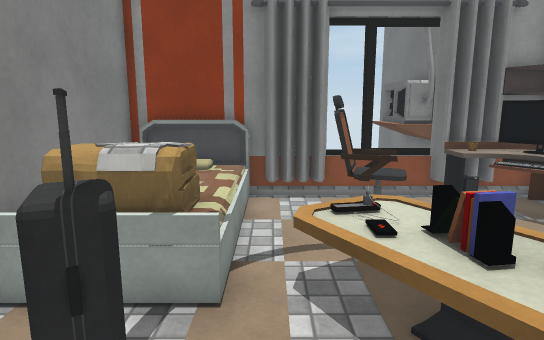
View 1 (above)

12 first-person views from a walk through a scene from a Unity 3-D project. The camera is 1.5 m above the floor, tilts 10° down and sees 75° across. The floor is counted in squares, 0.5 m on a side. Each view is taken from the middle of a square. On the plan, view 1 faces up. The plan holds only what a view shows up to about 20 squares ahead; the rest is blank. The place goes on beyond the plan. The player is left out. Surface patterns are stand-ins for the level's own textures.

View 2
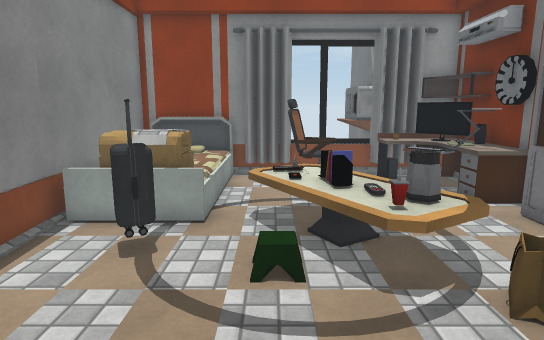

View 3
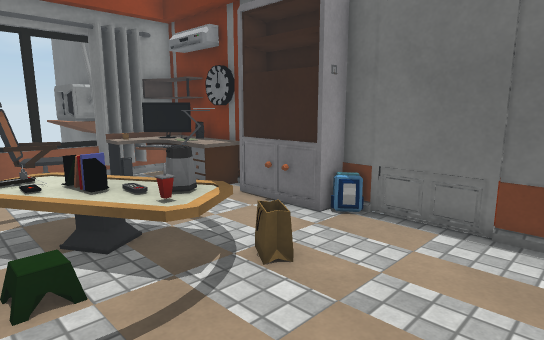

View 4
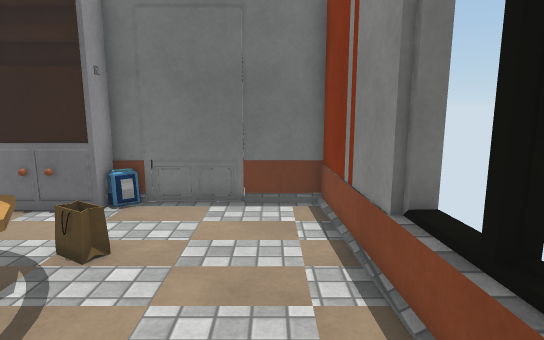

View 5
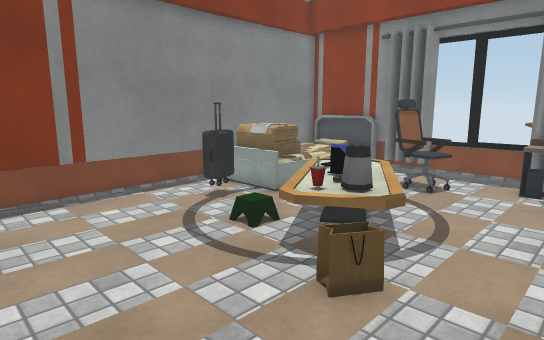

View 6
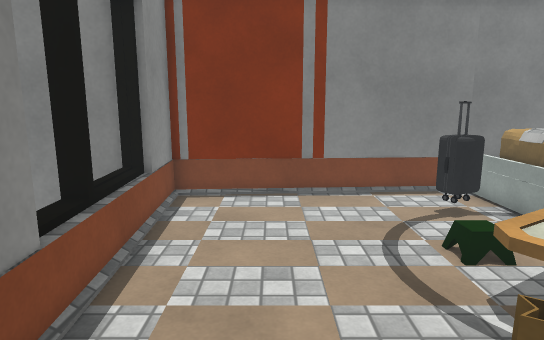

View 7
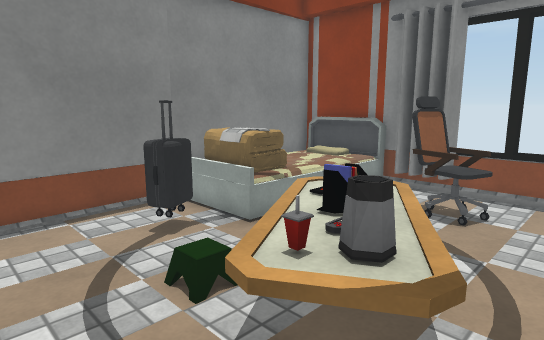

View 8
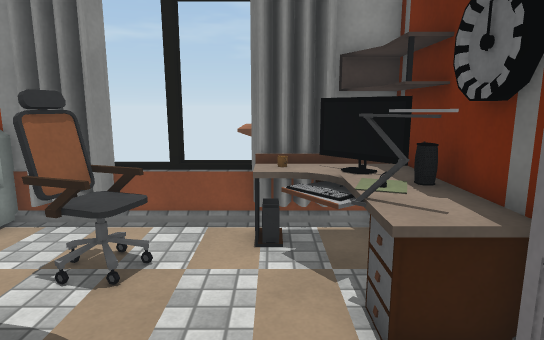

View 9
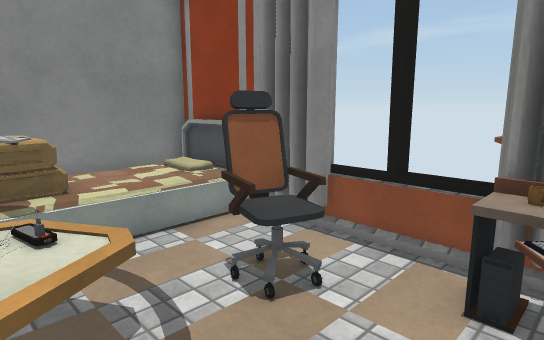

View 10
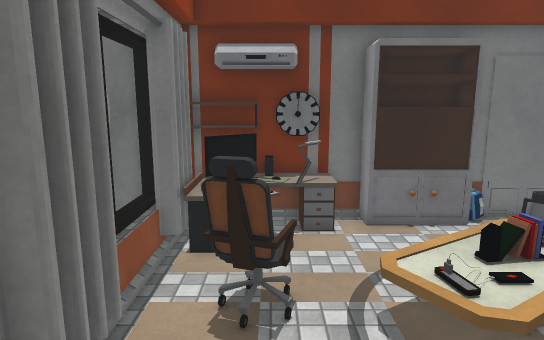

View 11
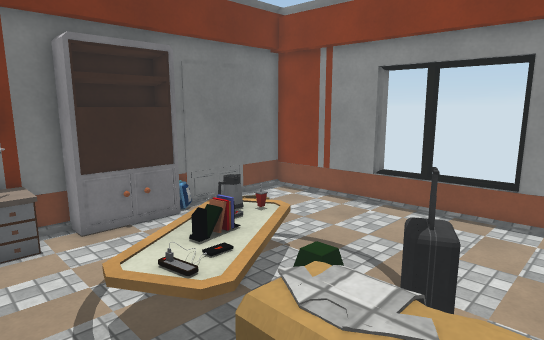

View 12
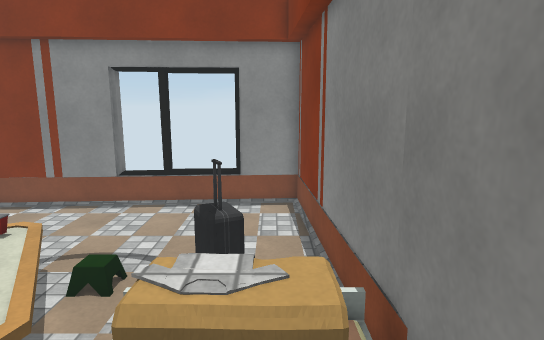

### Floor plan
Key: @ floor where view 1 was taken; # wall or solid block; . main floor; : floor 0.5 m higher than the main floor; / step, stairs or slope; = window, fence, low wall or low ledge; ^ raised ledge; B bed; C curtain; M computer; T table; H chair; K keyboard; P phone; S bookshelf; L lamp; A clock; E kettle; O other object.
Columns run from 5 left of view 1 to 9 right of it. Each row starts with its distance up from view 1.
 14           OO#
 13       #^^^^^#
 12 ##BB###C^^^C###
 11 #   /......OMMT
 10 # : /..HH..KKMT
  9 #:  /..HHH..KMT
  8 #   /.......LLA
  7 #B  /.TTT...TL#
  6 #B  :TTPT....##
  5 #BBBB.PPST...SS
  4 #..O..TSST...SS
  3 #..O...TTET..SS
  2 # ....OTOET..##
  1 #=......TT....#
  0 ##...@........#
 -1 ##............#
 -2  #............#
 -3  #............#
 -4  #............#
 -5  ###^^^#=######
 -6   ##^^^###
 -7    #

Where each view was taken, in squares from view 1:
view 1: 0 up, 0 right, facing up
view 2: 4 down, 1 right, facing up
view 3: 4 down, 0 right, facing up-right
view 4: 3 down, 2 left, facing right
view 5: 4 down, 8 right, facing up-left
view 6: 2 down, 8 right, facing left
view 7: 1 down, 6 right, facing up-left
view 8: 3 up, 6 right, facing up
view 9: 5 up, 7 right, facing up-left
view 10: 9 up, 4 left, facing right
view 11: 9 up, 4 left, facing down-right
view 12: 10 up, 3 left, facing down
